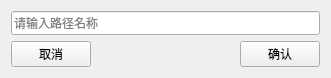
<?xml version="1.0" encoding="UTF-8"?>
<ui version="4.0">
 <class>NameRouteDlg</class>
 <widget class="QWidget" name="NameRouteDlg">
  <property name="geometry">
   <rect>
    <x>0</x>
    <y>0</y>
    <width>331</width>
    <height>73</height>
   </rect>
  </property>
  <property name="windowTitle">
   <string>NameRouteDlg</string>
  </property>
  <layout class="QVBoxLayout" name="verticalLayout">
   <item>
    <widget class="QLineEdit" name="lineEdit">
     <property name="minimumSize">
      <size>
       <width>0</width>
       <height>24</height>
      </size>
     </property>
     <property name="maximumSize">
      <size>
       <width>16777215</width>
       <height>24</height>
      </size>
     </property>
     <property name="placeholderText">
      <string>请输入路径名称</string>
     </property>
    </widget>
   </item>
   <item>
    <layout class="QHBoxLayout" name="horizontalLayout">
     <item>
      <widget class="QPushButton" name="pushButton_cancel">
       <property name="text">
        <string>取消</string>
       </property>
      </widget>
     </item>
     <item>
      <spacer name="horizontalSpacer">
       <property name="orientation">
        <enum>Qt::Horizontal</enum>
       </property>
       <property name="sizeHint" stdset="0">
        <size>
         <width>40</width>
         <height>20</height>
        </size>
       </property>
      </spacer>
     </item>
     <item>
      <widget class="QPushButton" name="pushButton_ok">
       <property name="text">
        <string>确认</string>
       </property>
      </widget>
     </item>
    </layout>
   </item>
  </layout>
 </widget>
 <layoutdefault spacing="6" margin="11"/>
 <resources/>
 <connections/>
</ui>
